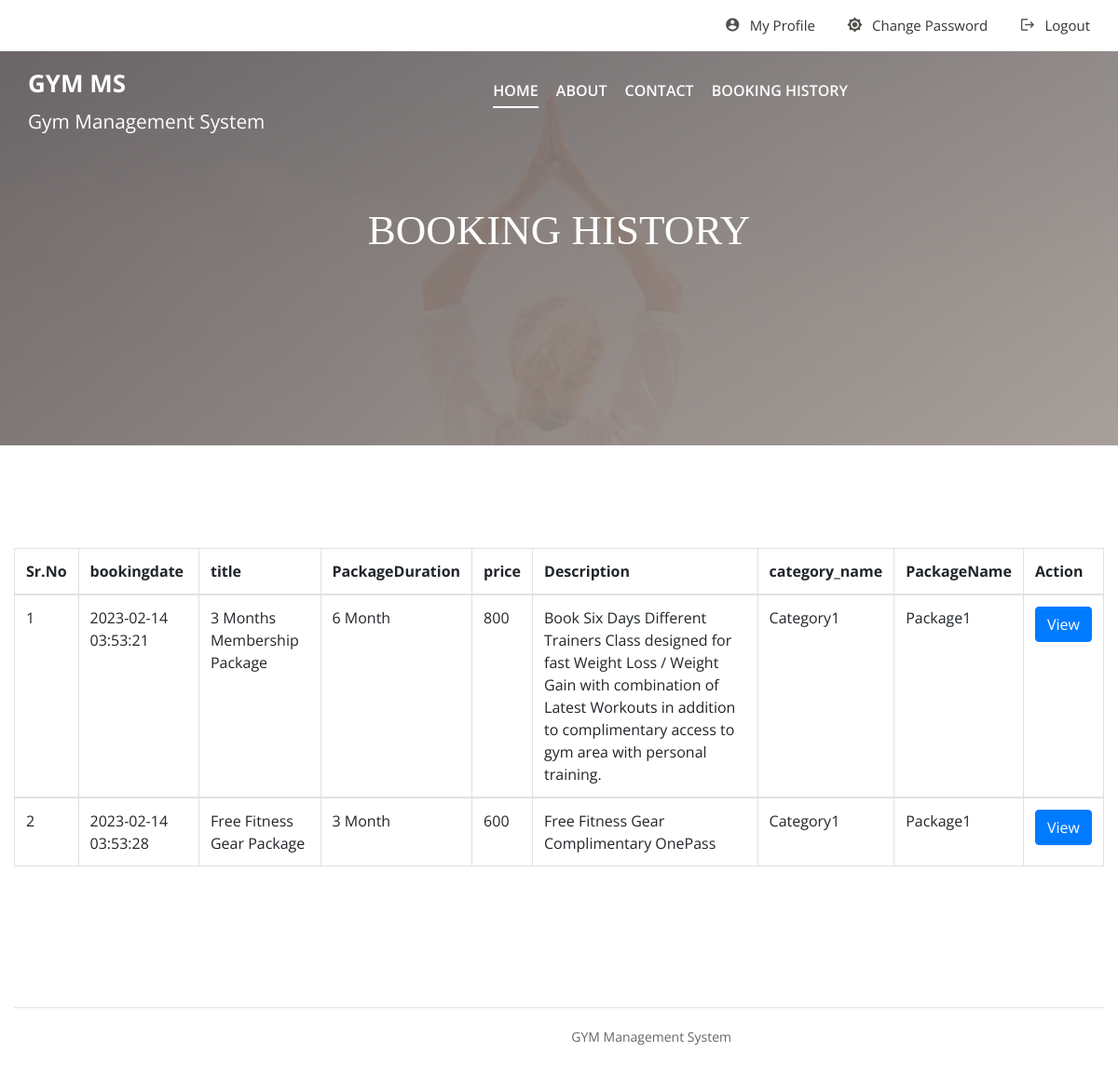
/Booking-History.php (signed in), run on the app's committed database.
### tables this page shows
CREATE TABLE `tblbooking` (
  `id` int(11) NOT NULL,
  `package_id` varchar(45) DEFAULT NULL,
  `userid` varchar(45) DEFAULT NULL,
  `booking_date` timestamp NULL DEFAULT current_timestamp(),
  `payment` varchar(45) DEFAULT NULL,
  `paymentType` varchar(45) DEFAULT NULL
);

CREATE TABLE `tbladdpackage` (
  `id` int(11) NOT NULL,
  `category` varchar(45) DEFAULT NULL,
  `titlename` varchar(450) DEFAULT NULL,
  `PackageType` varchar(45) DEFAULT NULL,
  `PackageDuratiobn` varchar(45) DEFAULT NULL,
  `Price` varchar(45) DEFAULT NULL,
  `uploadphoto` varchar(450) DEFAULT NULL,
  `Description` varchar(450) DEFAULT NULL,
  `create_date` timestamp NULL DEFAULT current_timestamp()
);

CREATE TABLE `tblcategory` (
  `id` int(11) NOT NULL,
  `category_name` varchar(45) DEFAULT NULL,
  `status` varchar(45) DEFAULT '0'
);

CREATE TABLE `tblpackage` (
  `id` int(11) NOT NULL,
  `cate_id` varchar(45) DEFAULT NULL,
  `PackageName` varchar(45) DEFAULT NULL
);

### Booking-History.php (the view, shortened to what this page needs)
<?php session_start();
require_once('include/config.php');
if(strlen( $_SESSION["uid"])==0)
    {
header('location:login.php');
}
else{
?>
<!DOCTYPE html>
<html lang="zxx">
<head>
	<link rel="stylesheet" href="css/bootstrap.min.css"/>
	<link rel="stylesheet" href="css/font-awesome.min.css"/>
	<link rel="stylesheet" href="css/owl.carousel.min.css"/>
	<link rel="stylesheet" href="css/nice-select.css"/>
	<link rel="stylesheet" href="css/slicknav.min.css"/>
	<link rel="stylesheet" href="css/style.css"/>
</head>
<body>
	<?php include 'include/header.php';?>
	<section class="page-top-section set-bg" data-setbg="img/page-top-bg.jpg">
		<div class="container">
			<div class="row">
				<div class="col-lg-7 m-auto text-white">
					<h2>Booking History</h2>
				</div>
			</div>
		</div>
	</section>
	<section class="contact-page-section spad overflow-hidden">
		<div class="container">
			<div class="row">
				<div class="col-lg-12">
					<table class="table table-bordered">
    <thead>
      <tr>
        <th>Sr.No</th>
        <th>bookingdate</th>
        <th>title</th>
        <th>PackageDuration</th>
        <th>price</th>
        <th>Description</th>
        <th>category_name</th>
        <th>PackageName</th>
        <th>Action</th>
      </tr>
    </thead>
          <?php
          $uid=$_SESSION['uid'];
                  $sql="SELECT t1.id as bookingid,t3.fname as Name, t3.email as email,t1.booking_date as bookingdate,t2.titlename as title,t2.PackageDuratiobn as PackageDuratiobn,
t2.Price as Price,t2.Description as Description,t4.category_name as category_name,t5.PackageName as PackageName FROM tblbooking as t1
 join tbladdpackage as t2
on t1.package_id =t2.id
join tbluser as t3
on t1.userid=t3.id
join tblcategory as t4
on t2.category=t4.id
join tblpackage as t5
on t2.PackageType=t5.id
where t1.userid=:uid";
                  $query= $dbh->prepare($sql);
                  $query->bindParam(':uid',$uid, PDO::PARAM_STR);
                  $query-> execute();
                  $results = $query -> fetchAll(PDO::FETCH_OBJ);
                  $cnt=1;
                  if($query -> rowCount() > 0)
                  {
                  foreach($results as $result)
                  {
                  ?>
                <tbody>
                  <tr>
                    <td><?php echo($cnt);?></td>
                    <td><?php echo htmlentities($result->bookingdate);?></td>
                    <td><?php echo htmlentities($result->title);?></td>
                    <td><?php echo htmlentities($result->PackageDuratiobn);?></td>
                    <td><?php echo $result->Price;?></td>
                    <td><?php echo $result->Description;?></td>
                    <td><?php echo htmlentities($result->category_name);?></td>
                    <td><?php echo htmlentities($result->PackageName);?></td>
                    <td><a href="booking-details.php?bookingid=<?php echo htmlentities($result->bookingid);?>"><button class="btn btn-primary" type="button">View</button></td>
                  </tr>
                    <?php  $cnt=$cnt+1; } } ?>
                </tbody>
  </table>
				</div>
			</div>
		</div>
	</section>
<?php include 'include/footer.php'; ?>
	</body>
</html>
        <?php } ?>

### css/style.css (style rules this page uses)
html, body { height: 100%; font-family: "Open Sans", sans-serif; -webkit-font-smoothing: antialiased; font-smoothing: antialiased; }
h1, h2, h3, h4, h5, h6 { margin: 0; color: #333333; font-weight: 600; }
h2 { font-family: "Playfair Display", serif; font-weight: 400; font-size: 36px; }
@media (min-width: 1200px) { .container { max-width: 1200px; } }
.set-bg { background-repeat: no-repeat; background-size: cover; background-position: top center; }
.spad { padding-top: 110px; padding-bottom: 105px; }
.text-white h1, .text-white h2, .text-white h3, .text-white h4, .text-white h5, .text-white h6, .text-white p, .text-white span, .text-white li, .text-white a { color: #fff; }
.bg-g-1, .site-pagination a.active, .site-pagination a:hover, .page-top-section:after, .review-section:after, .search-model:after, .hero-section, .back-to-top { background: -o-linear-gradient(305deg, #51514d 0%, #a59e99 100%); background: linear-gradient(145deg, #615959 0%, #a49a93 100%); filter: progid:DXImageTransform.Microsoft.gradient(startColorstr="#51514d", endColorstr="#a59e99 ", GradientType=1); }
.page-top-section { height: 478px; position: relative; padding-top: 220px; text-align: center; }
.page-top-section:after { position: absolute; content: ""; width: 100%; height: 100%; left: 0; top: 0; opacity: 0.92; filter: alpha(opacity=92); }
.page-top-section .container { position: relative; z-index: 9; }
.page-top-section h2 { font-size: 45px; text-transform: uppercase; margin-bottom: 20px; }

### data on the page
tblbooking: booking_date "2023-02-14 03:53:21", tbladdpackage.titlename "3 Months Membership Package", tbladdpackage.PackageDuratiobn "6 Month", tbladdpackage.Price "800", tbladdpackage.Description "Book Six Days Different Trainers Class designed for fast Weight Loss / Weight Gain with combination of Latest Workouts in addition to complimentary access to gym area with personal training.", tblcategory.category_name "Category1", tblpackage.PackageName "Package1"
tblbooking: booking_date "2023-02-14 03:53:28", tbladdpackage.titlename "Free Fitness Gear Package", tbladdpackage.PackageDuratiobn "3 Month", tbladdpackage.Price "600", tbladdpackage.Description "Free Fitness Gear Complimentary OnePass", tblcategory.category_name "Category1", package.PackageName "Package1"
